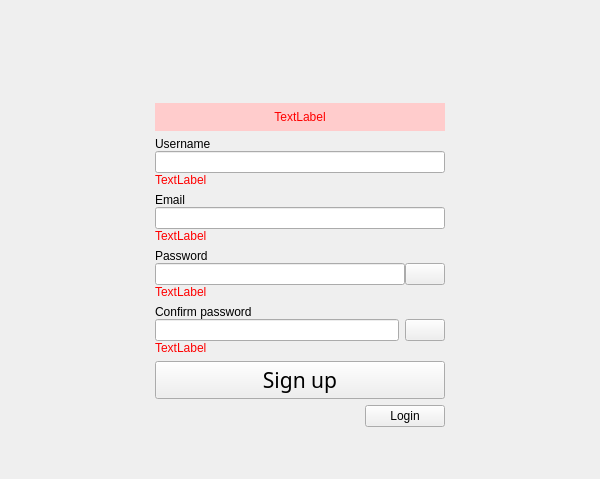
<?xml version="1.0" encoding="UTF-8"?>
<ui version="4.0">
 <class>RegisterWidgetClass</class>
 <widget class="QWidget" name="RegisterWidgetClass">
  <property name="geometry">
   <rect>
    <x>0</x>
    <y>0</y>
    <width>600</width>
    <height>479</height>
   </rect>
  </property>
  <property name="windowTitle">
   <string>RegisterWidget</string>
  </property>
  <layout class="QVBoxLayout" name="verticalLayout_7">
   <item>
    <spacer name="verticalSpacer_4">
     <property name="orientation">
      <enum>Qt::Orientation::Vertical</enum>
     </property>
     <property name="sizeHint" stdset="0">
      <size>
       <width>20</width>
       <height>40</height>
      </size>
     </property>
    </spacer>
   </item>
   <item>
    <spacer name="verticalSpacer_2">
     <property name="orientation">
      <enum>Qt::Orientation::Vertical</enum>
     </property>
     <property name="sizeHint" stdset="0">
      <size>
       <width>20</width>
       <height>40</height>
      </size>
     </property>
    </spacer>
   </item>
   <item>
    <layout class="QHBoxLayout" name="horizontalLayout_2">
     <item>
      <spacer name="horizontalSpacer_3">
       <property name="orientation">
        <enum>Qt::Orientation::Horizontal</enum>
       </property>
       <property name="sizeHint" stdset="0">
        <size>
         <width>40</width>
         <height>20</height>
        </size>
       </property>
      </spacer>
     </item>
     <item>
      <widget class="QLabel" name="label">
       <property name="sizePolicy">
        <sizepolicy hsizetype="Fixed" vsizetype="Fixed">
         <horstretch>0</horstretch>
         <verstretch>0</verstretch>
        </sizepolicy>
       </property>
       <property name="minimumSize">
        <size>
         <width>246</width>
         <height>45</height>
        </size>
       </property>
       <property name="maximumSize">
        <size>
         <width>246</width>
         <height>45</height>
        </size>
       </property>
       <property name="text">
        <string/>
       </property>
       <property name="pixmap">
        <pixmap resource="../../../resource.qrc">:/img/img/banner-text.png</pixmap>
       </property>
       <property name="scaledContents">
        <bool>true</bool>
       </property>
      </widget>
     </item>
     <item>
      <spacer name="horizontalSpacer_2">
       <property name="orientation">
        <enum>Qt::Orientation::Horizontal</enum>
       </property>
       <property name="sizeHint" stdset="0">
        <size>
         <width>40</width>
         <height>20</height>
        </size>
       </property>
      </spacer>
     </item>
    </layout>
   </item>
   <item>
    <layout class="QHBoxLayout" name="horizontalLayout">
     <item>
      <widget class="QWidget" name="widget" native="true">
       <property name="sizePolicy">
        <sizepolicy hsizetype="Preferred" vsizetype="Expanding">
         <horstretch>0</horstretch>
         <verstretch>0</verstretch>
        </sizepolicy>
       </property>
       <property name="maximumSize">
        <size>
         <width>290</width>
         <height>16777215</height>
        </size>
       </property>
       <layout class="QVBoxLayout" name="verticalLayout_2">
        <property name="leftMargin">
         <number>0</number>
        </property>
        <property name="rightMargin">
         <number>0</number>
        </property>
        <item>
         <widget class="QLabel" name="globalError">
          <property name="minimumSize">
           <size>
            <width>0</width>
            <height>28</height>
           </size>
          </property>
          <property name="palette">
           <palette>
            <active>
             <colorrole role="WindowText">
              <brush brushstyle="SolidPattern">
               <color alpha="255">
                <red>255</red>
                <green>0</green>
                <blue>0</blue>
               </color>
              </brush>
             </colorrole>
             <colorrole role="Button">
              <brush brushstyle="SolidPattern">
               <color alpha="255">
                <red>255</red>
                <green>204</green>
                <blue>204</blue>
               </color>
              </brush>
             </colorrole>
             <colorrole role="Text">
              <brush brushstyle="SolidPattern">
               <color alpha="255">
                <red>255</red>
                <green>0</green>
                <blue>0</blue>
               </color>
              </brush>
             </colorrole>
             <colorrole role="ButtonText">
              <brush brushstyle="SolidPattern">
               <color alpha="255">
                <red>255</red>
                <green>0</green>
                <blue>0</blue>
               </color>
              </brush>
             </colorrole>
             <colorrole role="Base">
              <brush brushstyle="SolidPattern">
               <color alpha="255">
                <red>255</red>
                <green>204</green>
                <blue>204</blue>
               </color>
              </brush>
             </colorrole>
             <colorrole role="Window">
              <brush brushstyle="SolidPattern">
               <color alpha="255">
                <red>255</red>
                <green>204</green>
                <blue>204</blue>
               </color>
              </brush>
             </colorrole>
             <colorrole role="PlaceholderText">
              <brush brushstyle="SolidPattern">
               <color alpha="128">
                <red>255</red>
                <green>0</green>
                <blue>0</blue>
               </color>
              </brush>
             </colorrole>
            </active>
            <inactive>
             <colorrole role="WindowText">
              <brush brushstyle="SolidPattern">
               <color alpha="255">
                <red>255</red>
                <green>0</green>
                <blue>0</blue>
               </color>
              </brush>
             </colorrole>
             <colorrole role="Button">
              <brush brushstyle="SolidPattern">
               <color alpha="255">
                <red>255</red>
                <green>204</green>
                <blue>204</blue>
               </color>
              </brush>
             </colorrole>
             <colorrole role="Text">
              <brush brushstyle="SolidPattern">
               <color alpha="255">
                <red>255</red>
                <green>0</green>
                <blue>0</blue>
               </color>
              </brush>
             </colorrole>
             <colorrole role="ButtonText">
              <brush brushstyle="SolidPattern">
               <color alpha="255">
                <red>255</red>
                <green>0</green>
                <blue>0</blue>
               </color>
              </brush>
             </colorrole>
             <colorrole role="Base">
              <brush brushstyle="SolidPattern">
               <color alpha="255">
                <red>255</red>
                <green>204</green>
                <blue>204</blue>
               </color>
              </brush>
             </colorrole>
             <colorrole role="Window">
              <brush brushstyle="SolidPattern">
               <color alpha="255">
                <red>255</red>
                <green>204</green>
                <blue>204</blue>
               </color>
              </brush>
             </colorrole>
             <colorrole role="PlaceholderText">
              <brush brushstyle="SolidPattern">
               <color alpha="128">
                <red>255</red>
                <green>0</green>
                <blue>0</blue>
               </color>
              </brush>
             </colorrole>
            </inactive>
            <disabled>
             <colorrole role="WindowText">
              <brush brushstyle="SolidPattern">
               <color alpha="255">
                <red>255</red>
                <green>0</green>
                <blue>0</blue>
               </color>
              </brush>
             </colorrole>
             <colorrole role="Button">
              <brush brushstyle="SolidPattern">
               <color alpha="255">
                <red>255</red>
                <green>204</green>
                <blue>204</blue>
               </color>
              </brush>
             </colorrole>
             <colorrole role="Text">
              <brush brushstyle="SolidPattern">
               <color alpha="255">
                <red>255</red>
                <green>0</green>
                <blue>0</blue>
               </color>
              </brush>
             </colorrole>
             <colorrole role="ButtonText">
              <brush brushstyle="SolidPattern">
               <color alpha="255">
                <red>255</red>
                <green>0</green>
                <blue>0</blue>
               </color>
              </brush>
             </colorrole>
             <colorrole role="Base">
              <brush brushstyle="SolidPattern">
               <color alpha="255">
                <red>255</red>
                <green>204</green>
                <blue>204</blue>
               </color>
              </brush>
             </colorrole>
             <colorrole role="Window">
              <brush brushstyle="SolidPattern">
               <color alpha="255">
                <red>255</red>
                <green>204</green>
                <blue>204</blue>
               </color>
              </brush>
             </colorrole>
             <colorrole role="PlaceholderText">
              <brush brushstyle="SolidPattern">
               <color alpha="128">
                <red>255</red>
                <green>0</green>
                <blue>0</blue>
               </color>
              </brush>
             </colorrole>
            </disabled>
           </palette>
          </property>
          <property name="styleSheet">
           <string notr="true">QWidget {
    background-color: #FFCCCC; /* light red background */
    color: #FF0000;           /* red text */
}
</string>
          </property>
          <property name="text">
           <string>TextLabel</string>
          </property>
          <property name="alignment">
           <set>Qt::AlignmentFlag::AlignCenter</set>
          </property>
         </widget>
        </item>
        <item>
         <layout class="QVBoxLayout" name="verticalLayout">
          <property name="spacing">
           <number>0</number>
          </property>
          <property name="sizeConstraint">
           <enum>QLayout::SizeConstraint::SetDefaultConstraint</enum>
          </property>
          <item>
           <widget class="QLabel" name="label_2">
            <property name="sizePolicy">
             <sizepolicy hsizetype="Maximum" vsizetype="Fixed">
              <horstretch>0</horstretch>
              <verstretch>0</verstretch>
             </sizepolicy>
            </property>
            <property name="text">
             <string>Username</string>
            </property>
           </widget>
          </item>
          <item>
           <widget class="QLineEdit" name="usernameInput"/>
          </item>
          <item>
           <widget class="QLabel" name="usernameError">
            <property name="palette">
             <palette>
              <active>
               <colorrole role="WindowText">
                <brush brushstyle="SolidPattern">
                 <color alpha="255">
                  <red>255</red>
                  <green>0</green>
                  <blue>0</blue>
                 </color>
                </brush>
               </colorrole>
              </active>
              <inactive>
               <colorrole role="WindowText">
                <brush brushstyle="SolidPattern">
                 <color alpha="255">
                  <red>255</red>
                  <green>0</green>
                  <blue>0</blue>
                 </color>
                </brush>
               </colorrole>
              </inactive>
              <disabled/>
             </palette>
            </property>
            <property name="text">
             <string>TextLabel</string>
            </property>
           </widget>
          </item>
         </layout>
        </item>
        <item>
         <layout class="QVBoxLayout" name="verticalLayout_3">
          <property name="spacing">
           <number>0</number>
          </property>
          <item>
           <widget class="QLabel" name="label_3">
            <property name="sizePolicy">
             <sizepolicy hsizetype="Preferred" vsizetype="Fixed">
              <horstretch>0</horstretch>
              <verstretch>0</verstretch>
             </sizepolicy>
            </property>
            <property name="text">
             <string>Email</string>
            </property>
           </widget>
          </item>
          <item>
           <widget class="QLineEdit" name="emailInput">
            <property name="inputMethodHints">
             <set>Qt::InputMethodHint::ImhEmailCharactersOnly</set>
            </property>
           </widget>
          </item>
          <item>
           <widget class="QLabel" name="emailError">
            <property name="palette">
             <palette>
              <active>
               <colorrole role="WindowText">
                <brush brushstyle="SolidPattern">
                 <color alpha="255">
                  <red>255</red>
                  <green>0</green>
                  <blue>0</blue>
                 </color>
                </brush>
               </colorrole>
              </active>
              <inactive>
               <colorrole role="WindowText">
                <brush brushstyle="SolidPattern">
                 <color alpha="255">
                  <red>255</red>
                  <green>0</green>
                  <blue>0</blue>
                 </color>
                </brush>
               </colorrole>
              </inactive>
              <disabled/>
             </palette>
            </property>
            <property name="text">
             <string>TextLabel</string>
            </property>
           </widget>
          </item>
         </layout>
        </item>
        <item>
         <layout class="QVBoxLayout" name="verticalLayout_4">
          <property name="spacing">
           <number>0</number>
          </property>
          <item>
           <widget class="QLabel" name="label_4">
            <property name="sizePolicy">
             <sizepolicy hsizetype="Preferred" vsizetype="Fixed">
              <horstretch>0</horstretch>
              <verstretch>0</verstretch>
             </sizepolicy>
            </property>
            <property name="text">
             <string>Password</string>
            </property>
           </widget>
          </item>
          <item>
           <layout class="QHBoxLayout" name="horizontalLayout_4">
            <property name="spacing">
             <number>0</number>
            </property>
            <item>
             <widget class="QLineEdit" name="passwordInput">
              <property name="inputMethodHints">
               <set>Qt::InputMethodHint::ImhHiddenText|Qt::InputMethodHint::ImhNoAutoUppercase|Qt::InputMethodHint::ImhNoPredictiveText|Qt::InputMethodHint::ImhSensitiveData</set>
              </property>
              <property name="inputMask">
               <string notr="true"/>
              </property>
              <property name="echoMode">
               <enum>QLineEdit::EchoMode::Password</enum>
              </property>
             </widget>
            </item>
            <item>
             <widget class="PasswordRevealButton" name="revealButton">
              <property name="toolTip">
               <string>Reveal/hide password</string>
              </property>
              <property name="text">
               <string/>
              </property>
              <property name="icon">
               <iconset resource="../../../resource.qrc">
                <normaloff>:/icons/icons/eye-show.svg</normaloff>:/icons/icons/eye-show.svg</iconset>
              </property>
             </widget>
            </item>
           </layout>
          </item>
          <item>
           <widget class="QLabel" name="passwordError">
            <property name="palette">
             <palette>
              <active>
               <colorrole role="WindowText">
                <brush brushstyle="SolidPattern">
                 <color alpha="255">
                  <red>255</red>
                  <green>0</green>
                  <blue>0</blue>
                 </color>
                </brush>
               </colorrole>
              </active>
              <inactive>
               <colorrole role="WindowText">
                <brush brushstyle="SolidPattern">
                 <color alpha="255">
                  <red>255</red>
                  <green>0</green>
                  <blue>0</blue>
                 </color>
                </brush>
               </colorrole>
              </inactive>
              <disabled/>
             </palette>
            </property>
            <property name="text">
             <string>TextLabel</string>
            </property>
           </widget>
          </item>
         </layout>
        </item>
        <item>
         <layout class="QVBoxLayout" name="verticalLayout_5">
          <property name="spacing">
           <number>0</number>
          </property>
          <item>
           <widget class="QLabel" name="label_5">
            <property name="sizePolicy">
             <sizepolicy hsizetype="Preferred" vsizetype="Fixed">
              <horstretch>0</horstretch>
              <verstretch>0</verstretch>
             </sizepolicy>
            </property>
            <property name="text">
             <string>Confirm password</string>
            </property>
           </widget>
          </item>
          <item>
           <layout class="QHBoxLayout" name="horizontalLayout_5">
            <item>
             <widget class="QLineEdit" name="confirmPasswordInput">
              <property name="echoMode">
               <enum>QLineEdit::EchoMode::Password</enum>
              </property>
             </widget>
            </item>
            <item>
             <widget class="PasswordRevealButton" name="revealConfirmButton">
              <property name="text">
               <string/>
              </property>
              <property name="icon">
               <iconset resource="../../../resource.qrc">
                <normaloff>:/icons/icons/eye-show.svg</normaloff>:/icons/icons/eye-show.svg</iconset>
              </property>
             </widget>
            </item>
           </layout>
          </item>
          <item>
           <widget class="QLabel" name="confirmPasswordError">
            <property name="palette">
             <palette>
              <active>
               <colorrole role="WindowText">
                <brush brushstyle="SolidPattern">
                 <color alpha="255">
                  <red>255</red>
                  <green>0</green>
                  <blue>0</blue>
                 </color>
                </brush>
               </colorrole>
              </active>
              <inactive>
               <colorrole role="WindowText">
                <brush brushstyle="SolidPattern">
                 <color alpha="255">
                  <red>255</red>
                  <green>0</green>
                  <blue>0</blue>
                 </color>
                </brush>
               </colorrole>
              </inactive>
              <disabled/>
             </palette>
            </property>
            <property name="text">
             <string>TextLabel</string>
            </property>
           </widget>
          </item>
         </layout>
        </item>
        <item>
         <layout class="QVBoxLayout" name="verticalLayout_6">
          <item>
           <widget class="LoadingButton" name="registerButton">
            <property name="font">
             <font>
              <family>Segoe UI Variable</family>
              <pointsize>16</pointsize>
             </font>
            </property>
            <property name="text">
             <string>Sign up</string>
            </property>
           </widget>
          </item>
          <item>
           <layout class="QHBoxLayout" name="horizontalLayout_3">
            <item>
             <spacer name="horizontalSpacer">
              <property name="orientation">
               <enum>Qt::Orientation::Horizontal</enum>
              </property>
              <property name="sizeHint" stdset="0">
               <size>
                <width>40</width>
                <height>20</height>
               </size>
              </property>
             </spacer>
            </item>
            <item>
             <widget class="QPushButton" name="loginButton">
              <property name="text">
               <string>Login</string>
              </property>
             </widget>
            </item>
           </layout>
          </item>
         </layout>
        </item>
       </layout>
      </widget>
     </item>
    </layout>
   </item>
   <item>
    <spacer name="verticalSpacer">
     <property name="orientation">
      <enum>Qt::Orientation::Vertical</enum>
     </property>
     <property name="sizeHint" stdset="0">
      <size>
       <width>20</width>
       <height>40</height>
      </size>
     </property>
    </spacer>
   </item>
   <item>
    <spacer name="verticalSpacer_3">
     <property name="orientation">
      <enum>Qt::Orientation::Vertical</enum>
     </property>
     <property name="sizeHint" stdset="0">
      <size>
       <width>20</width>
       <height>40</height>
      </size>
     </property>
    </spacer>
   </item>
  </layout>
 </widget>
 <layoutdefault spacing="6" margin="11"/>
 <customwidgets>
  <customwidget>
   <class>PasswordRevealButton</class>
   <extends>QPushButton</extends>
   <header>../Components/passwordrevealbutton.h</header>
  </customwidget>
  <customwidget>
   <class>LoadingButton</class>
   <extends>QPushButton</extends>
   <header>../Components/loadingbutton.h</header>
  </customwidget>
 </customwidgets>
 <resources>
  <include location="../../../resource.qrc"/>
  <include location="../../../../../QtManager/App/Source/UI/Resource.qrc"/>
 </resources>
 <connections/>
</ui>
